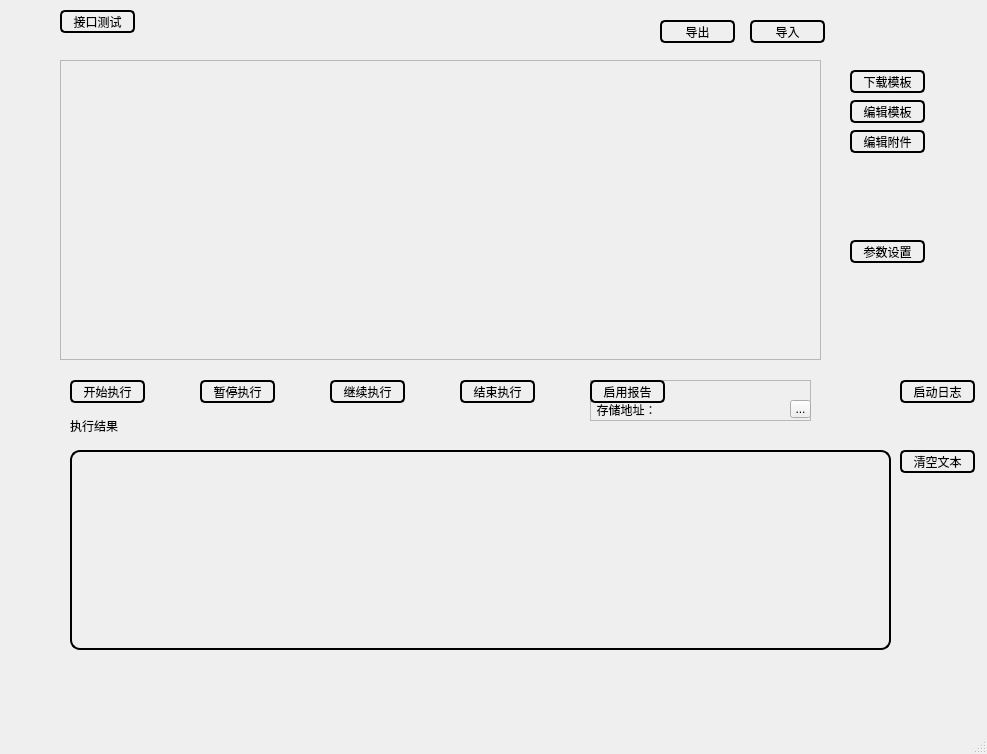
<?xml version="1.0" encoding="UTF-8"?>
<ui version="4.0">
 <class>MainWindow</class>
 <widget class="QMainWindow" name="MainWindow">
  <property name="windowModality">
   <enum>Qt::NonModal</enum>
  </property>
  <property name="geometry">
   <rect>
    <x>0</x>
    <y>0</y>
    <width>987</width>
    <height>754</height>
   </rect>
  </property>
  <property name="cursor">
   <cursorShape>ArrowCursor</cursorShape>
  </property>
  <property name="windowTitle">
   <string>UI自动化</string>
  </property>
  <property name="toolTip">
   <string/>
  </property>
  <widget class="QWidget" name="centralwidget">
   <widget class="QPushButton" name="pushButton_start">
    <property name="geometry">
     <rect>
      <x>70</x>
      <y>380</y>
      <width>75</width>
      <height>23</height>
     </rect>
    </property>
    <property name="cursor">
     <cursorShape>PointingHandCursor</cursorShape>
    </property>
    <property name="styleSheet">
     <string notr="true">QPushButton {
border:2px solid rgb(0, 0, 0);
border-radius: 5px;
background-color: rgb(0, 0, 0, 0);
}</string>
    </property>
    <property name="text">
     <string>开始执行</string>
    </property>
   </widget>
   <widget class="QTextEdit" name="textEdit">
    <property name="geometry">
     <rect>
      <x>70</x>
      <y>450</y>
      <width>821</width>
      <height>200</height>
     </rect>
    </property>
    <property name="styleSheet">
     <string notr="true">QTextEdit {
border:2px solid rgb(0, 0, 0);
border-radius: 10px;
background-color: rgb(0, 0, 0, 0);
}</string>
    </property>
    <property name="readOnly">
     <bool>true</bool>
    </property>
   </widget>
   <widget class="QLabel" name="label">
    <property name="geometry">
     <rect>
      <x>70</x>
      <y>420</y>
      <width>54</width>
      <height>12</height>
     </rect>
    </property>
    <property name="styleSheet">
     <string notr="true"/>
    </property>
    <property name="text">
     <string>执行结果</string>
    </property>
   </widget>
   <widget class="QPushButton" name="pushButton_pause">
    <property name="geometry">
     <rect>
      <x>200</x>
      <y>380</y>
      <width>75</width>
      <height>23</height>
     </rect>
    </property>
    <property name="cursor">
     <cursorShape>PointingHandCursor</cursorShape>
    </property>
    <property name="styleSheet">
     <string notr="true">QPushButton {
border:2px solid rgb(0, 0, 0);
border-radius: 5px;
background-color: rgb(0, 0, 0, 0);
}</string>
    </property>
    <property name="text">
     <string>暂停执行</string>
    </property>
   </widget>
   <widget class="QPushButton" name="pushButton_resume">
    <property name="geometry">
     <rect>
      <x>330</x>
      <y>380</y>
      <width>75</width>
      <height>23</height>
     </rect>
    </property>
    <property name="cursor">
     <cursorShape>PointingHandCursor</cursorShape>
    </property>
    <property name="styleSheet">
     <string notr="true">QPushButton {
border:2px solid rgb(0, 0, 0);
border-radius: 5px;
background-color: rgb(0, 0, 0, 0);
}</string>
    </property>
    <property name="text">
     <string>继续执行</string>
    </property>
   </widget>
   <widget class="QPushButton" name="pushButton_end">
    <property name="geometry">
     <rect>
      <x>460</x>
      <y>380</y>
      <width>75</width>
      <height>23</height>
     </rect>
    </property>
    <property name="cursor">
     <cursorShape>PointingHandCursor</cursorShape>
    </property>
    <property name="styleSheet">
     <string notr="true">QPushButton {
border:2px solid rgb(0, 0, 0);
border-radius: 5px;
background-color: rgb(0, 0, 0, 0);
}</string>
    </property>
    <property name="text">
     <string>结束执行</string>
    </property>
   </widget>
   <widget class="QPushButton" name="pushButton_edit_template">
    <property name="geometry">
     <rect>
      <x>850</x>
      <y>100</y>
      <width>75</width>
      <height>23</height>
     </rect>
    </property>
    <property name="cursor">
     <cursorShape>PointingHandCursor</cursorShape>
    </property>
    <property name="styleSheet">
     <string notr="true">QPushButton {
border:2px solid rgb(0, 0, 0);
border-radius: 5px;
background-color: rgb(0, 0, 0, 0);
}</string>
    </property>
    <property name="text">
     <string>编辑模板</string>
    </property>
   </widget>
   <widget class="QPushButton" name="pushButton_download_template">
    <property name="geometry">
     <rect>
      <x>850</x>
      <y>70</y>
      <width>75</width>
      <height>23</height>
     </rect>
    </property>
    <property name="cursor">
     <cursorShape>PointingHandCursor</cursorShape>
    </property>
    <property name="styleSheet">
     <string notr="true">QPushButton {
border:2px solid rgb(0, 0, 0);
border-radius: 5px;
background-color: rgb(0, 0, 0, 0);
}</string>
    </property>
    <property name="text">
     <string>下载模板</string>
    </property>
   </widget>
   <widget class="QFrame" name="frame_box">
    <property name="geometry">
     <rect>
      <x>60</x>
      <y>60</y>
      <width>761</width>
      <height>300</height>
     </rect>
    </property>
    <property name="styleSheet">
     <string notr="true"/>
    </property>
    <property name="frameShape">
     <enum>QFrame::StyledPanel</enum>
    </property>
    <property name="frameShadow">
     <enum>QFrame::Raised</enum>
    </property>
   </widget>
   <widget class="QPushButton" name="pushButton_edit_attachment">
    <property name="geometry">
     <rect>
      <x>850</x>
      <y>130</y>
      <width>75</width>
      <height>23</height>
     </rect>
    </property>
    <property name="cursor">
     <cursorShape>PointingHandCursor</cursorShape>
    </property>
    <property name="styleSheet">
     <string notr="true">QPushButton {
border:2px solid rgb(0, 0, 0);
border-radius: 5px;
background-color: rgb(0, 0, 0, 0);
}</string>
    </property>
    <property name="text">
     <string>编辑附件</string>
    </property>
   </widget>
   <widget class="QFrame" name="frame_report">
    <property name="geometry">
     <rect>
      <x>590</x>
      <y>380</y>
      <width>221</width>
      <height>41</height>
     </rect>
    </property>
    <property name="frameShape">
     <enum>QFrame::StyledPanel</enum>
    </property>
    <property name="frameShadow">
     <enum>QFrame::Raised</enum>
    </property>
    <widget class="QPushButton" name="pushButton_report">
     <property name="geometry">
      <rect>
       <x>0</x>
       <y>0</y>
       <width>75</width>
       <height>23</height>
      </rect>
     </property>
     <property name="cursor">
      <cursorShape>PointingHandCursor</cursorShape>
     </property>
     <property name="focusPolicy">
      <enum>Qt::WheelFocus</enum>
     </property>
     <property name="styleSheet">
      <string notr="true">QPushButton {
border:2px solid rgb(0, 0, 0);
border-radius: 5px;
background-color: rgb(0, 0, 0, 0);
}</string>
     </property>
     <property name="text">
      <string>启用报告</string>
     </property>
    </widget>
    <widget class="QLabel" name="label_report_text">
     <property name="geometry">
      <rect>
       <x>0</x>
       <y>20</y>
       <width>71</width>
       <height>20</height>
      </rect>
     </property>
     <property name="text">
      <string>  存储地址：</string>
     </property>
    </widget>
    <widget class="QToolButton" name="toolButton_report">
     <property name="geometry">
      <rect>
       <x>200</x>
       <y>20</y>
       <width>21</width>
       <height>18</height>
      </rect>
     </property>
     <property name="text">
      <string>...</string>
     </property>
    </widget>
    <widget class="QLineEdit" name="lineEdit_report">
     <property name="geometry">
      <rect>
       <x>70</x>
       <y>20</y>
       <width>131</width>
       <height>20</height>
      </rect>
     </property>
     <property name="focusPolicy">
      <enum>Qt::NoFocus</enum>
     </property>
     <property name="toolTip">
      <string/>
     </property>
     <property name="styleSheet">
      <string notr="true">QLineEdit {

border:0px solid rgb(0, 0, 0);
background-color: rgb(0, 0, 0, 0);
}
</string>
     </property>
     <property name="text">
      <string/>
     </property>
    </widget>
   </widget>
   <widget class="QPushButton" name="pushButton_clear_text">
    <property name="geometry">
     <rect>
      <x>900</x>
      <y>450</y>
      <width>75</width>
      <height>23</height>
     </rect>
    </property>
    <property name="cursor">
     <cursorShape>PointingHandCursor</cursorShape>
    </property>
    <property name="styleSheet">
     <string notr="true">QPushButton {
border:2px solid rgb(0, 0, 0);
border-radius: 5px;
background-color: rgb(0, 0, 0, 0);
}</string>
    </property>
    <property name="text">
     <string>清空文本</string>
    </property>
   </widget>
   <widget class="QPushButton" name="pushButton_parameter_setting">
    <property name="geometry">
     <rect>
      <x>850</x>
      <y>240</y>
      <width>75</width>
      <height>23</height>
     </rect>
    </property>
    <property name="cursor">
     <cursorShape>PointingHandCursor</cursorShape>
    </property>
    <property name="styleSheet">
     <string notr="true">QPushButton {
border:2px solid rgb(0, 0, 0);
border-radius: 5px;
background-color: rgb(0, 0, 0, 0);
}</string>
    </property>
    <property name="text">
     <string>参数设置</string>
    </property>
   </widget>
   <widget class="QPushButton" name="pushButton_logging">
    <property name="geometry">
     <rect>
      <x>900</x>
      <y>380</y>
      <width>75</width>
      <height>23</height>
     </rect>
    </property>
    <property name="cursor">
     <cursorShape>PointingHandCursor</cursorShape>
    </property>
    <property name="styleSheet">
     <string notr="true">QPushButton {
border:2px solid rgb(0, 0, 0);
border-radius: 5px;
background-color: rgb(0, 0, 0, 0);
}</string>
    </property>
    <property name="text">
     <string>启动日志</string>
    </property>
   </widget>
   <widget class="QPushButton" name="pushButton_export">
    <property name="geometry">
     <rect>
      <x>660</x>
      <y>20</y>
      <width>75</width>
      <height>23</height>
     </rect>
    </property>
    <property name="cursor">
     <cursorShape>PointingHandCursor</cursorShape>
    </property>
    <property name="styleSheet">
     <string notr="true">QPushButton {
border:2px solid rgb(0, 0, 0);
border-radius: 5px;
background-color: rgb(0, 0, 0, 0);
}</string>
    </property>
    <property name="text">
     <string>导出</string>
    </property>
   </widget>
   <widget class="QPushButton" name="pushButton_import">
    <property name="geometry">
     <rect>
      <x>750</x>
      <y>20</y>
      <width>75</width>
      <height>23</height>
     </rect>
    </property>
    <property name="cursor">
     <cursorShape>PointingHandCursor</cursorShape>
    </property>
    <property name="styleSheet">
     <string notr="true">QPushButton {
border:2px solid rgb(0, 0, 0);
border-radius: 5px;
background-color: rgb(0, 0, 0, 0);
}</string>
    </property>
    <property name="text">
     <string>导入</string>
    </property>
   </widget>
   <widget class="QPushButton" name="pushButton_post">
    <property name="geometry">
     <rect>
      <x>60</x>
      <y>10</y>
      <width>75</width>
      <height>23</height>
     </rect>
    </property>
    <property name="cursor">
     <cursorShape>PointingHandCursor</cursorShape>
    </property>
    <property name="styleSheet">
     <string notr="true">QPushButton {
border:2px solid rgb(0, 0, 0);
border-radius: 5px;
background-color: rgb(0, 0, 0, 0);
}</string>
    </property>
    <property name="text">
     <string>接口测试</string>
    </property>
   </widget>
   <zorder>frame_report</zorder>
   <zorder>frame_box</zorder>
   <zorder>pushButton_start</zorder>
   <zorder>textEdit</zorder>
   <zorder>label</zorder>
   <zorder>pushButton_pause</zorder>
   <zorder>pushButton_resume</zorder>
   <zorder>pushButton_end</zorder>
   <zorder>pushButton_edit_template</zorder>
   <zorder>pushButton_download_template</zorder>
   <zorder>pushButton_edit_attachment</zorder>
   <zorder>pushButton_clear_text</zorder>
   <zorder>pushButton_parameter_setting</zorder>
   <zorder>pushButton_logging</zorder>
   <zorder>pushButton_export</zorder>
   <zorder>pushButton_import</zorder>
   <zorder>pushButton_post</zorder>
  </widget>
  <widget class="QStatusBar" name="statusbar"/>
  <widget class="QMenuBar" name="menubar">
   <property name="geometry">
    <rect>
     <x>0</x>
     <y>0</y>
     <width>987</width>
     <height>21</height>
    </rect>
   </property>
  </widget>
 </widget>
 <tabstops>
  <tabstop>pushButton_pause</tabstop>
  <tabstop>pushButton_edit_attachment</tabstop>
  <tabstop>textEdit</tabstop>
  <tabstop>pushButton_start</tabstop>
  <tabstop>pushButton_resume</tabstop>
  <tabstop>pushButton_download_template</tabstop>
  <tabstop>pushButton_edit_template</tabstop>
  <tabstop>pushButton_end</tabstop>
  <tabstop>pushButton_report</tabstop>
  <tabstop>toolButton_report</tabstop>
 </tabstops>
 <resources/>
 <connections/>
 <slots>
  <signal>signa_01()</signal>
  <slot>perform()</slot>
  <slot>perform_show()</slot>
 </slots>
</ui>
